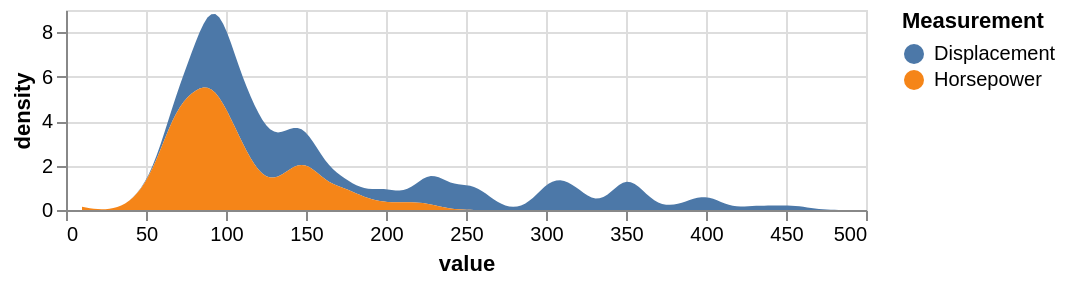

Here is the Vega-Lite specification saved for this chart:
### Vega-Lite specification from a JSON file in a GitHub repository (floating-point values rounded to 4 significant figures; data arrays with more than 128 entries replaced by an {"elided": "..."} marker saying what was removed)
{"$schema": "https://vega.github.io/schema/vega-lite/v4.json", "width": 400, "height": 100, "data": {"values": {"elided": "406 records"}}, "mark": "area", "transform": [{"fold": ["Displacement", "Horsepower"], "as": ["Measurement", "value"]}, {"density": "value", "bandwidth": 10, "groupby": ["Measurement"], "extent": [10, 500], "counts": true, "steps": 200}], "encoding": {"x": {"field": "value", "type": "quantitative"}, "y": {"field": "density", "type": "quantitative", "stack": "zero"}, "color": {"field": "Measurement", "type": "nominal"}}}
